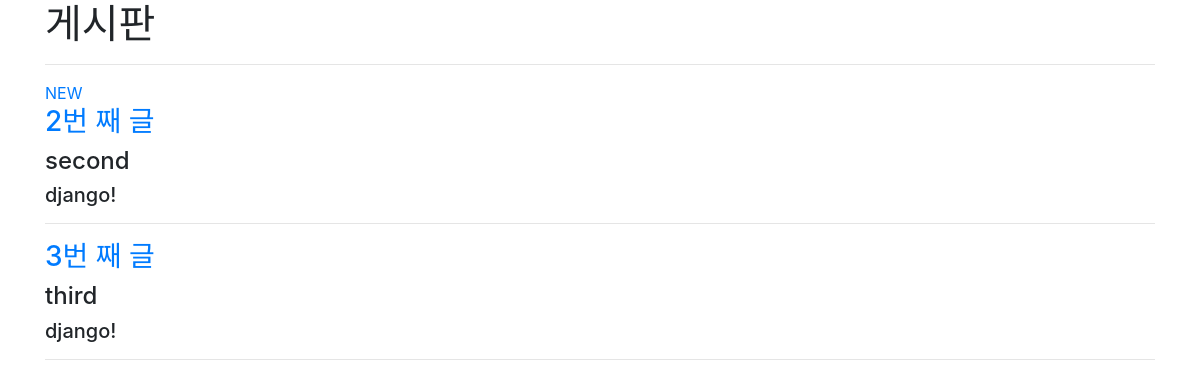
The app's page /articles/index/, older data.
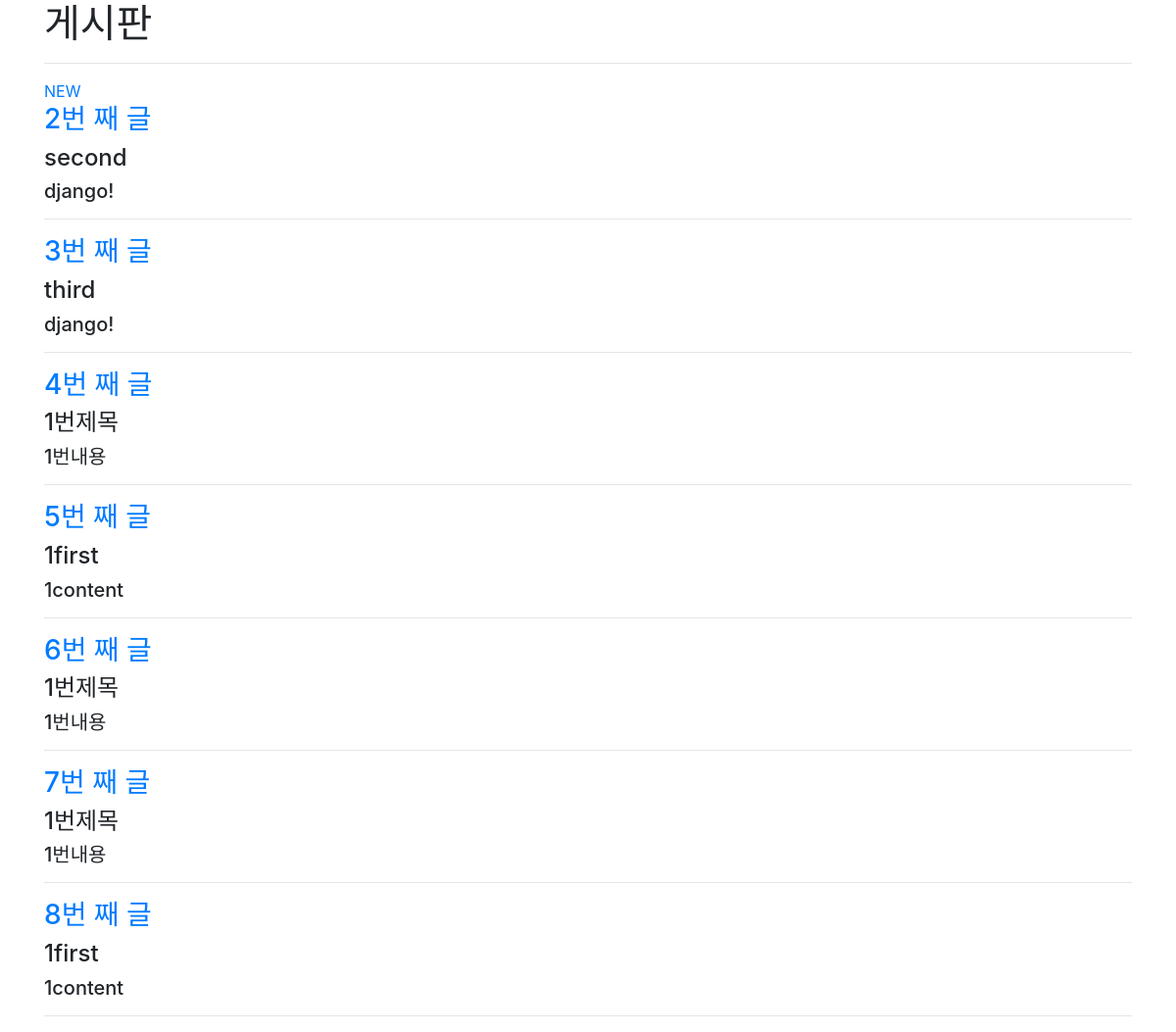
The same page, newer data.
### articles/models.py (models this page shows, shortened)
class Article(models.Model) :
    title=models.CharField(max_length=150)
    content=models.TextField()
    created_at=models.DateTimeField(auto_now_add=True)
    updated_at=models.DateTimeField(auto_now=True)

### articles/views.py (the view)
# urls.py: path('index/',views.index, name="index"),
def index(request):
    article=Article.objects.all()
    context={
        'articles':article
    }
    return render(request,'articles/index.html',context)

### articles/templates/articles/index.html (shortened to what this page needs)
{% extends 'base.html' %}
{% block body %}
  <h1>게시판</h1>
  <hr>
  <a href="{% url 'articles:new' %}">NEW</a>
  {% for article in articles %}
    <a href="{% url 'articles:detail' article.pk %}"><h3>{{article.pk}}번 째 글</h3></a>
    <h4>{{article.title}}</h4>
    <h5>{{article.content}}</h5>
    <hr>
  {% endfor %}
{% endblock %}

### mysite/templates/base.html (shortened to what this page needs)
<!DOCTYPE html>
<html lang="en">
<head>
  <link rel="stylesheet" href="https://stackpath.bootstrapcdn.com/bootstrap/4.5.0/css/bootstrap.min.css">
</head>
<body>
  <div class="container">
    {% block body %}
    {% endblock %}
  </div>
</body>
</html>

Row changes from the older to the newer data that the page shows:
added Article: pk "4", title "1번제목", content "1번내용"
added Article: pk "5", title "1first", content "1content"
added Article: pk "6", title "1번제목", content "1번내용"
added Article: pk "7", title "1번제목", content "1번내용"
added Article: pk "8", title "1first", content "1content"
